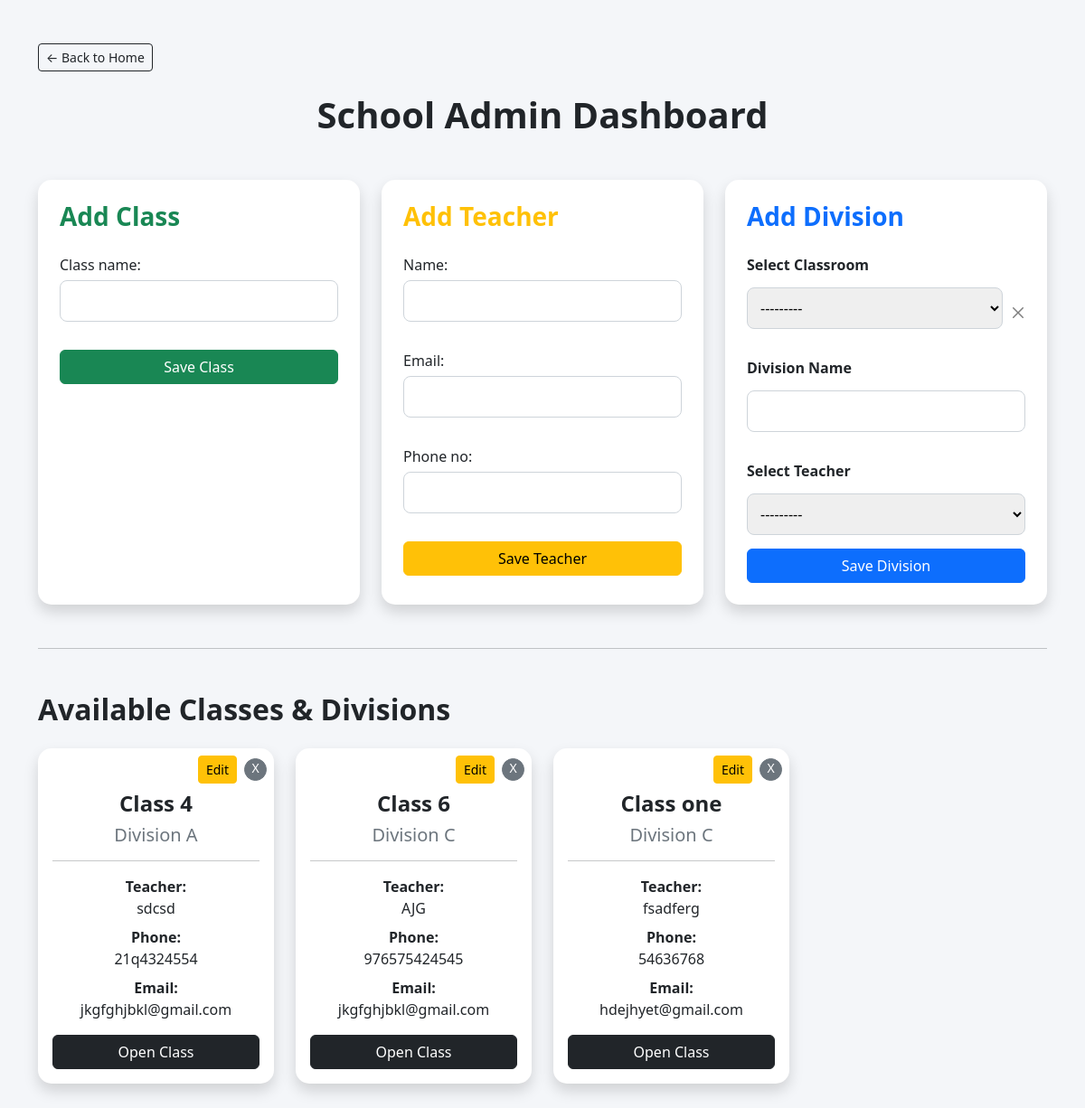
/admin-page/, run on the app's committed database.
### schoolapp/models.py (models this page shows, shortened)
class Division(models.Model):
    classroom = models.ForeignKey(
        ClassRoom,
        on_delete=models.CASCADE
    )
    division_name = models.CharField(max_length=20)
    class_teacher = models.ForeignKey(
        Teacher,
        on_delete=models.SET_NULL,
        null=True,
        blank=True
    )
    class Meta:
        unique_together = (
            'classroom',
            'division_name'
        )

class ClassRoom(models.Model):
    class_name = models.CharField(
        max_length=50,
        unique=True,
        validators=[
           MinLengthValidator(
                3,
                message='Class must contain exactly 3 digits.'
            )
        ]
    )
    def __str__(self):
        return self.class_name

class Teacher(models.Model):
    name = models.CharField(
        max_length=100,
        validators=[
            MinLengthValidator(
                4,
                message='Teacher name must contain at least 4 letters.'
            )
        ]
    )
    email = models.EmailField()
    phone_no = models.CharField(max_length=15)
    def __str__(self):
        return self.name

### schoolapp/views.py (the view, shortened to what this page needs)
def admin_page(request):
    classes = ClassRoom.objects.all()
    divisions = Division.objects.all()
    teachers = Teacher.objects.all()
    class_form = ClassForm()
    division_form = DivisionForm()
    teacher_form = TeacherForm()
    context = {
        'classes': classes,
        'divisions': divisions,
        'teachers': teachers,
        'class_form': class_form,
        'division_form': division_form,
        'teacher_form': teacher_form,
    }
    return render(
        request,
        'admin_page.html',
        context
    )

### schoolapp/forms.py
class ClassForm(forms.ModelForm):
    class Meta:
        model = ClassRoom
        fields = ['class_name']

class DivisionForm(forms.ModelForm):
    class Meta:
        model = Division
        fields = [
            'classroom',
            'division_name',
            'class_teacher'
        ]

### schoolapp/templates/admin_page.html (shortened to what this page needs)
<!DOCTYPE html>
<html lang="en">
<head>
    <link
        href="https://cdn.jsdelivr.net/npm/bootstrap@5.3.3/dist/css/bootstrap.min.css"
        rel="stylesheet"
    >
</head>
<body>
<div class="container py-5">
    <div class="mb-4">
        <a
            href="/"
            class="btn btn-outline-dark btn-sm"
        >
            ← Back to Home
        </a>
    </div>
    <h1 class="text-center mb-5 dashboard-title">
        School Admin Dashboard
    </h1>
    <div class="row g-4">
        <div class="col-md-4">
            <div class="card shadow p-4 h-100">
                <h3 class="mb-4 text-success">
                    Add Class
                </h3>
                <form method="POST">
                    {{ class_form.as_p }}
                    <button
                        type="submit"
                        name="add_class"
                        class="btn btn-success w-100"
                    >
                        Save Class
                    </button>
                </form>
            </div>
        </div>
        <div class="col-md-4">
            <div class="card shadow p-4 h-100">
                <h3 class="mb-4 text-warning">
                    Add Teacher
                </h3>
                <form method="POST">
                    {{ teacher_form.as_p }}
                    <button
                        type="submit"
                        name="add_teacher"
                        class="btn btn-warning w-100"
                    >
                        Save Teacher
                    </button>
                </form>
            </div>
        </div>
        <div class="col-md-4">
            <div class="card shadow p-4 h-100">
                <h3 class="mb-4 text-primary">
                    Add Division
                </h3>
                <form method="POST">
                <label class="fw-bold mb-2">
                    Select Classroom
                </label>
                <div class="d-flex align-items-center mb-3">
                    {{ division_form.classroom }}
                    <a
                        id="deleteClassBtn"
                        href="#"
                        class="btn-close ms-2"
                        title="Delete Classroom"
                        onclick="return confirm('Delete selected classroom?')"
                    >
                    </a>
                    </div>
                    <label class="fw-bold mb-2">
                        Division Name
                    </label>
                    {{ division_form.division_name }}
                    <label class="fw-bold mb-2 mt-3">
                        Select Teacher
                    </label>
                    {{ division_form.class_teacher }}
                    <button
                        type="submit"
                        name="add_division"
                        class="btn btn-primary w-100"
                    >
                        Save Division
                    </button>
                </form>
            </div>
        </div>
    </div>
    <hr class="my-5">
    <h2 class="mb-4 fw-bold">
        Available Classes & Divisions
    </h2>
    <div class="row">
        {% for division in divisions %}
<div class="col-md-3 mb-4">
    <div class="card shadow h-100 class-card">
        <div class="d-flex justify-content-end align-items-center p-2">
            <a
                href="{% url 'edit_division' division.id %}"
                class="btn btn-warning btn-sm me-2"
            >
                Edit
            </a>
            <a
                href="{% url 'delete_division' division.id %}"
                class="btn btn-secondary btn-sm rounded-circle"
                style="
                    width:25px;
                    height:25px;
                    line-height:20px; padding:0 ; text-align:center;
                "
                onclick="return confirm('Delete this division?')"
            >
            X
        </a>
        </div>
        <div class="card-body text-center pt-0">
            <h4 class="fw-bold text-dark mb-2">
                Class {{ division.classroom.class_name }}
            </h4>
            <h5 class="text-secondary mb-3">
                Division {{ division.division_name }}
            </h5>
            <hr>
            <p class="mb-2">
                <strong>Teacher:</strong><br>
                {{ division.class_teacher.name }}
            </p>
            <p class="mb-2">
                <strong>Phone:</strong><br>
                {{ division.class_teacher.phone_no }}
            </p>
            <p class="mb-3">
                <strong>Email:</strong><br>
                {{ division.class_teacher.email }}
            </p>
            <a
                href="{% url 'class_page' division.id %}"
                class="btn btn-dark w-100"
            >
                Open Class
            </a>
        </div>
    </div>
</div>
        {% endfor %}
    </div>
</div>
</body>
</html>

### schoolapp/templates/admin_page.html (style rules this page uses)
body { background:#f4f6f9; }
.card { border:none; border-radius:15px; }
.card h3 { font-weight:600; }
input, select { width:100%; padding:10px; border:1px solid #ced4da; border-radius:8px; margin-top:5px; margin-bottom:15px; }
label { font-weight:500; }
.dashboard-title { font-weight:700; color:#212529; }
.class-card { transition:0.3s; }
select { width:100%; padding:10px; border:1px solid #ced4da; border-radius:8px; }
.btn-close { font-size:12px; }

### data on the page
Division: classroom.class_name "4", division_name "A", class_teacher.name "sdcsd", class_teacher.phone_no "21q4324554", class_teacher.email "jkgfghjbkl@gmail.com"
Division: classroom.class_name "6", division_name "C", class_teacher.name "AJG", class_teacher.phone_no "976575424545", class_teacher.email "jkgfghjbkl@gmail.com"
Division: classroom.class_name "one", division_name "C", class_teacher.name "fsadferg", class_teacher.phone_no "54636768", class_teacher.email "hdejhyet@gmail.com"
